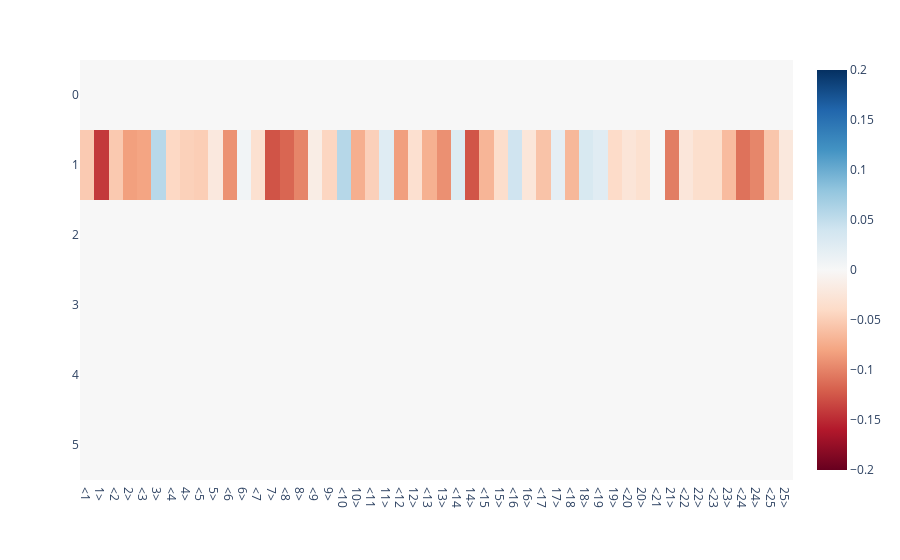
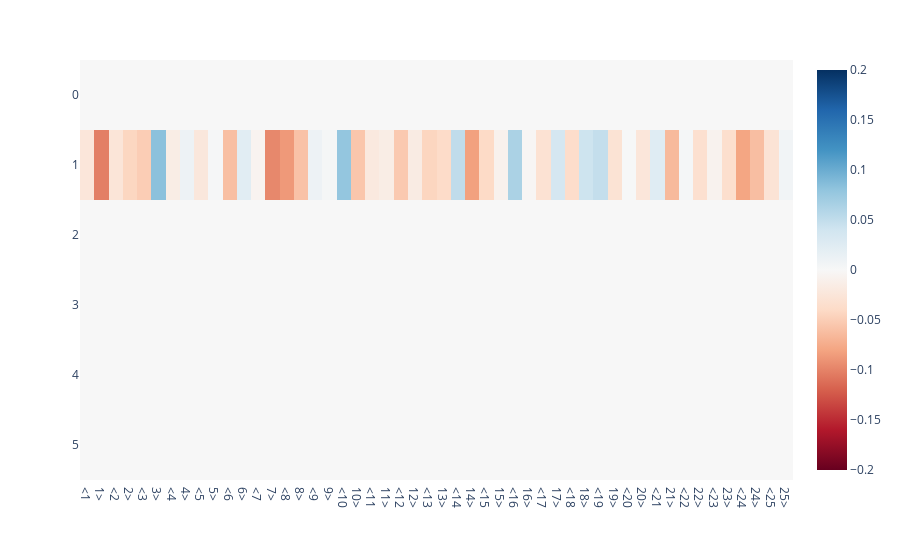
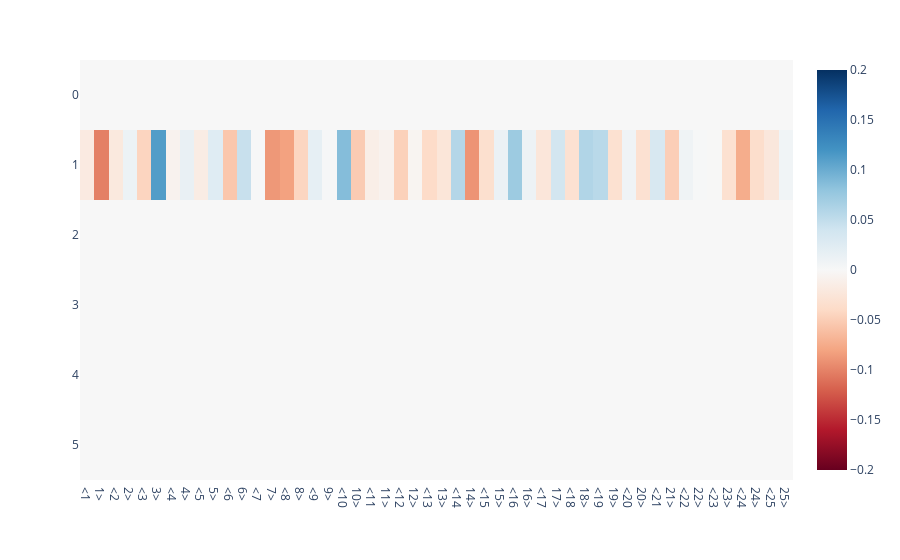
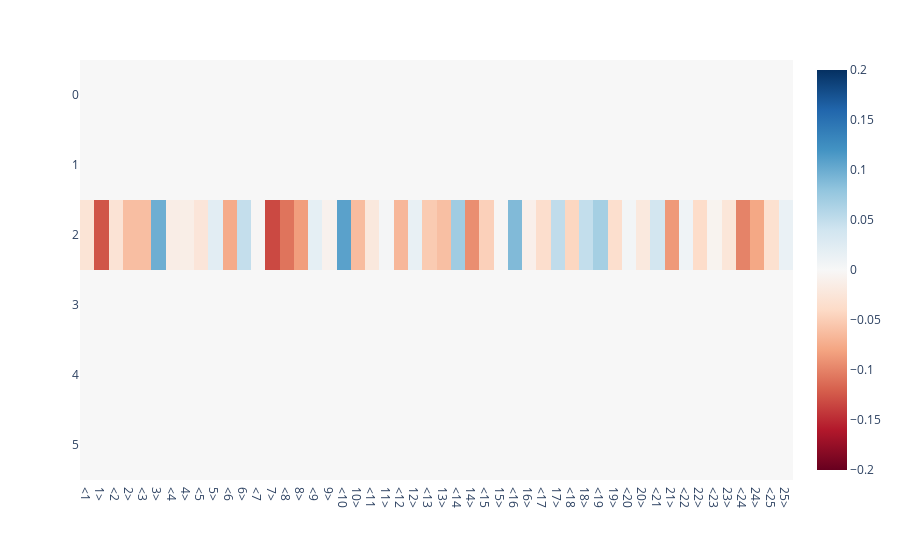

Notebook source saved alongside these figures, in order:
### Code cell
from activation_analysis import feature_effect

short_prompts = [
    ("<10 <11 <12 12> 11> 10>", 1),
    ("<3 <4 <5 5> 4> 3>", 1),
    ("<8 <2 <7 7> 2> 8>", 1),
    ("<10 <11 <12 12> 11> 10>", 2),
    ("<3 <4 <5 5> 4> 3>", 2),
]

inspected_direction = 27

for prompt, position in short_prompts:
    eps = 1e2

    effect = feature_effect(
        model,
        tokenizer,
        prompt,
        position,
        directions={layer: (sae, inspected_direction)},
        eps=eps,
    )

    d = effect.base[f"lm_head"] * 0 + effect.diff[f"lm_head"]
    print(f"{prompt} (pos={position})")

    r = 0.002 * eps
    window = 50
    px.imshow(
        d[:, :window].detach(),
        zmin=-r,
        zmax=r,
        color_continuous_scale=px.colors.diverging.RdBu,
        x=[tokenizer.decode(i) for i in range(window)],
    ).show()

    # window = 500
    # px.imshow(
    #     d[:, 1:window:2].detach(),
    #     color_continuous_scale=px.colors.diverging.RdBu,
    #     x=[tokenizer.decode(2 * i + 1) for i in range(window//2)],
    # ).show()

### Figure 1 — Plotly figure (JSON) as saved in the notebook; plotly's stock layout.template omitted (floating-point values rounded to 4 significant figures; data arrays with more than 128 entries replaced by an {"elided": "..."} marker saying what was removed)
{"data": [{"coloraxis": "coloraxis", "hovertemplate": "x: %{x}<br>y: %{y}<br>color: %{z}<extra></extra>", "name": "0", "type": "heatmap", "x": ["<1", "1>", "<2", "2>", "<3", "3>", "<4", "4>", "<5", "5>", "<6", "6>", "<7", "7>", "<8", "8>", "<9", "9>", "<10", "10>", "<11", "11>", "<12", "12>", "<13", "13>", "<14", "14>", "<15", "15>", "<16", "16>", "<17", "17>", "<18", "18>", "<19", "19>", "<20", "20>", "<21", "21>", "<22", "22>", "<23", "23>", "<24", "24>", "<25", "25>"], "xaxis": "x", "yaxis": "y", "z": {"elided": "6x50 float values"}}], "layout": {"coloraxis": {"cmax": 0.2, "cmin": -0.2, "colorscale": [[0, "rgb(103,0,31)"], [0.1, "rgb(178,24,43)"], [0.2, "rgb(214,96,77)"], [0.3, "rgb(244,165,130)"], [0.4, "rgb(253,219,199)"], [0.5, "rgb(247,247,247)"], [0.6, "rgb(209,229,240)"], [0.7, "rgb(146,197,222)"], [0.8, "rgb(67,147,195)"], [0.9, "rgb(33,102,172)"], [1, "rgb(5,48,97)"]]}, "margin": {"t": 60}, "xaxis": {"anchor": "y", "constrain": "domain", "domain": [0, 1], "scaleanchor": "y"}, "yaxis": {"anchor": "x", "autorange": "reversed", "constrain": "domain", "domain": [0, 1]}}}

### Figure 2 — Plotly figure (JSON) as saved in the notebook; plotly's stock layout.template omitted (floating-point values rounded to 4 significant figures; data arrays with more than 128 entries replaced by an {"elided": "..."} marker saying what was removed)
{"data": [{"coloraxis": "coloraxis", "hovertemplate": "x: %{x}<br>y: %{y}<br>color: %{z}<extra></extra>", "name": "0", "type": "heatmap", "x": ["<1", "1>", "<2", "2>", "<3", "3>", "<4", "4>", "<5", "5>", "<6", "6>", "<7", "7>", "<8", "8>", "<9", "9>", "<10", "10>", "<11", "11>", "<12", "12>", "<13", "13>", "<14", "14>", "<15", "15>", "<16", "16>", "<17", "17>", "<18", "18>", "<19", "19>", "<20", "20>", "<21", "21>", "<22", "22>", "<23", "23>", "<24", "24>", "<25", "25>"], "xaxis": "x", "yaxis": "y", "z": {"elided": "6x50 float values"}}], "layout": {"coloraxis": {"cmax": 0.2, "cmin": -0.2, "colorscale": [[0, "rgb(103,0,31)"], [0.1, "rgb(178,24,43)"], [0.2, "rgb(214,96,77)"], [0.3, "rgb(244,165,130)"], [0.4, "rgb(253,219,199)"], [0.5, "rgb(247,247,247)"], [0.6, "rgb(209,229,240)"], [0.7, "rgb(146,197,222)"], [0.8, "rgb(67,147,195)"], [0.9, "rgb(33,102,172)"], [1, "rgb(5,48,97)"]]}, "margin": {"t": 60}, "xaxis": {"anchor": "y", "constrain": "domain", "domain": [0, 1], "scaleanchor": "y"}, "yaxis": {"anchor": "x", "autorange": "reversed", "constrain": "domain", "domain": [0, 1]}}}

### Figure 3 — Plotly figure (JSON) as saved in the notebook; plotly's stock layout.template omitted (floating-point values rounded to 4 significant figures; data arrays with more than 128 entries replaced by an {"elided": "..."} marker saying what was removed)
{"data": [{"coloraxis": "coloraxis", "hovertemplate": "x: %{x}<br>y: %{y}<br>color: %{z}<extra></extra>", "name": "0", "type": "heatmap", "x": ["<1", "1>", "<2", "2>", "<3", "3>", "<4", "4>", "<5", "5>", "<6", "6>", "<7", "7>", "<8", "8>", "<9", "9>", "<10", "10>", "<11", "11>", "<12", "12>", "<13", "13>", "<14", "14>", "<15", "15>", "<16", "16>", "<17", "17>", "<18", "18>", "<19", "19>", "<20", "20>", "<21", "21>", "<22", "22>", "<23", "23>", "<24", "24>", "<25", "25>"], "xaxis": "x", "yaxis": "y", "z": {"elided": "6x50 float values"}}], "layout": {"coloraxis": {"cmax": 0.2, "cmin": -0.2, "colorscale": [[0, "rgb(103,0,31)"], [0.1, "rgb(178,24,43)"], [0.2, "rgb(214,96,77)"], [0.3, "rgb(244,165,130)"], [0.4, "rgb(253,219,199)"], [0.5, "rgb(247,247,247)"], [0.6, "rgb(209,229,240)"], [0.7, "rgb(146,197,222)"], [0.8, "rgb(67,147,195)"], [0.9, "rgb(33,102,172)"], [1, "rgb(5,48,97)"]]}, "margin": {"t": 60}, "xaxis": {"anchor": "y", "constrain": "domain", "domain": [0, 1], "scaleanchor": "y"}, "yaxis": {"anchor": "x", "autorange": "reversed", "constrain": "domain", "domain": [0, 1]}}}

### Figure 4 — Plotly figure (JSON) as saved in the notebook; plotly's stock layout.template omitted (floating-point values rounded to 4 significant figures; data arrays with more than 128 entries replaced by an {"elided": "..."} marker saying what was removed)
{"data": [{"coloraxis": "coloraxis", "hovertemplate": "x: %{x}<br>y: %{y}<br>color: %{z}<extra></extra>", "name": "0", "type": "heatmap", "x": ["<1", "1>", "<2", "2>", "<3", "3>", "<4", "4>", "<5", "5>", "<6", "6>", "<7", "7>", "<8", "8>", "<9", "9>", "<10", "10>", "<11", "11>", "<12", "12>", "<13", "13>", "<14", "14>", "<15", "15>", "<16", "16>", "<17", "17>", "<18", "18>", "<19", "19>", "<20", "20>", "<21", "21>", "<22", "22>", "<23", "23>", "<24", "24>", "<25", "25>"], "xaxis": "x", "yaxis": "y", "z": {"elided": "6x50 float values"}}], "layout": {"coloraxis": {"cmax": 0.2, "cmin": -0.2, "colorscale": [[0, "rgb(103,0,31)"], [0.1, "rgb(178,24,43)"], [0.2, "rgb(214,96,77)"], [0.3, "rgb(244,165,130)"], [0.4, "rgb(253,219,199)"], [0.5, "rgb(247,247,247)"], [0.6, "rgb(209,229,240)"], [0.7, "rgb(146,197,222)"], [0.8, "rgb(67,147,195)"], [0.9, "rgb(33,102,172)"], [1, "rgb(5,48,97)"]]}, "margin": {"t": 60}, "xaxis": {"anchor": "y", "constrain": "domain", "domain": [0, 1], "scaleanchor": "y"}, "yaxis": {"anchor": "x", "autorange": "reversed", "constrain": "domain", "domain": [0, 1]}}}
